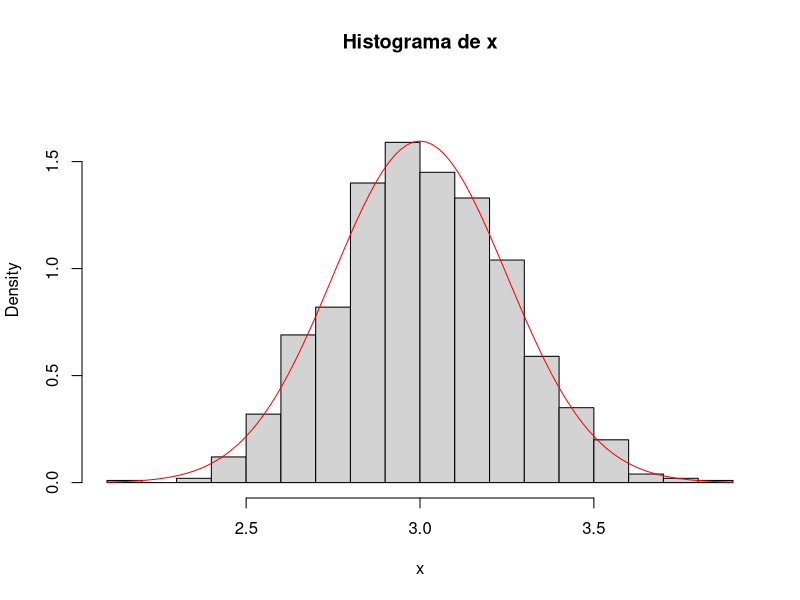
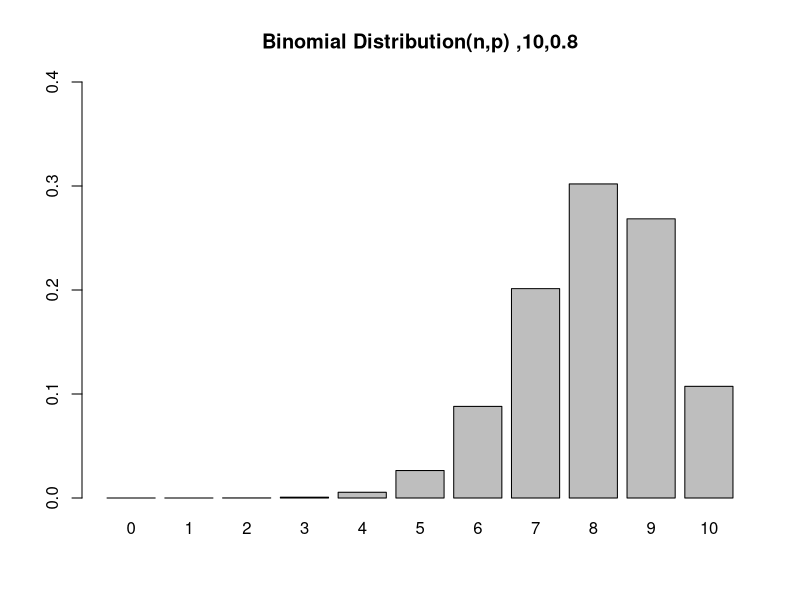

Write R code to recreate these figures, in order.

# Exercícios - Capítulo 9

# Obs: Caso tenha problemas com a acentuação, consulte este link:
# https://support.rstudio.com/hc/en-us/articles/200532197-Character-Encoding

# Configurando o diretório de trabalho
# Coloque entre aspas o diretório de trabalho que você está usando no seu computador
# Não use diretórios com espaço no nome

setwd("D:/BigDataAnalytics/Capitulo09/Exercicios")
getwd()

# Exercício 01 - Gere 1000 números de uma distribuição normal com média 3 e sd = .25 e grave no objeto chamado x.

?rnorm

x <- rnorm(1000, 3, .25)

# Exercício 02 - Crie o histograma dos dados gerados no item anterior e adicione uma camada com a curva da normal.

hist(x, prob=TRUE, ylim=c(0,1.80), breaks=20, main = "Histograma de x")
curve(dnorm(x, 3, 0.25), add=TRUE, col="red", lwd=1)

# Exercício 03 - Suponha que 80% dos adultos com alergias relatem alívio sintomático com uma medicação específica. 
# Se o medicamento é dado a 10 novos pacientes com alergias, qual é a probabilidade de que ele seja 
# eficaz em exatamente sete?

dbinom(7, 10, 0.8)

graph <- function(n,p){
  x <- dbinom(0:n,size=n,prob=p)
  barplot(x,ylim=c(0,0.4),names.arg=0:n,
          main=sprintf(paste('Binomial Distribution(n,p) ',n,p,sep=',')))
}
graph(10,0.8)

# Exercício 04 - Suponha que os resultados dos testes de um vestibular se ajustem a uma distribuição normal. 
# Além disso, a pontuação média do teste é de 72 e o desvio padrão é de 15,2. 
# Qual é a porcentagem de alunos que pontuaram 84 ou mais no exame?

# Aplicamos a função pnorm da distribuição normal com média 72 e desvio padrão 15.2. 
# Como estamos procurando a porcentagem de alunos com pontuação superior a 84, 
# estamos interessados na cauda superior da distribuição normal.

pnorm(84, mean=72, sd=15.2, lower.tail=FALSE) 


# Exercício 05 - Suponha que o tempo médio de check-out de um caixa de supermercado seja de três minutos. 
# Encontre a probabilidade de um check-out do cliente ser concluído pelo caixa em menos de dois minutos.

# A taxa de processamento de checkout é igual a uma dividida pelo tempo médio de conclusão da finalização. 
# Por isso, a taxa de processamento é de 1/3 de checkouts por minuto. 
# Em seguida, aplicamos a função pexp da distribuição exponencial com taxa = 1/3.

pexp(2, rate=1/3) 

# Exercício 06 - Selecione dez números aleatórios entre um e três.
# Aplicamos a função de geração runif da distribuição uniforme para gerar dez números aleatórios entre um e três.

runif(10, min=1, max=3) 


# Exercício 07 - Se houver 12 carros atravessando uma ponte por minuto, em média, 
# encontre a probabilidade de ter 15 ou mais carros cruzando a ponte em um determinado minuto.
# A probabilidade de ter 14 ou menos carros atravessando a ponte em um determinado minuto é dada pela função ppois.

?ppois

ppois(14, lambda=12)   # lower tail 

# Assim, a probabilidade de ter 15 ou mais carros cruzando a ponte em um minuto está na 
# cauda superior da função de densidade de probabilidade.

ppois(15, lambda=12, lower=FALSE)   # upper tail 


# Exercício 08 - Suponha que haja 12 questões de múltipla escolha em um questionário de inglês. 
# Cada questão tem cinco respostas possíveis e apenas uma delas está correta. 
# Encontre a probabilidade de ter quatro ou menos respostas corretas se um aluno tentar 
# responder a cada pergunta aleatoriamente.

# Como apenas uma das cinco respostas possíveis está correta, a probabilidade de responder corretamente 
# a uma pergunta aleatória é 1/5 = 0,2. Podemos encontrar a probabilidade de ter exatamente 4 respostas 
# corretas por tentativas aleatórias como segue.

dbinom(4, size=12, prob=0.2) 

# Para encontrar a probabilidade de ter quatro ou menos respostas corretas por tentativas aleatórias, 
# aplicamos a função dbinom com x = 0,…, 4.

dbinom(0, size=12, prob=0.2) + 
  dbinom(1, size=12, prob=0.2) + 
  dbinom(2, size=12, prob=0.2) + 
  dbinom(3, size=12, prob=0.2) + 
  dbinom(4, size=12, prob=0.2) 

# Ou então:

pbinom(4, size=12, prob=0.2) 
